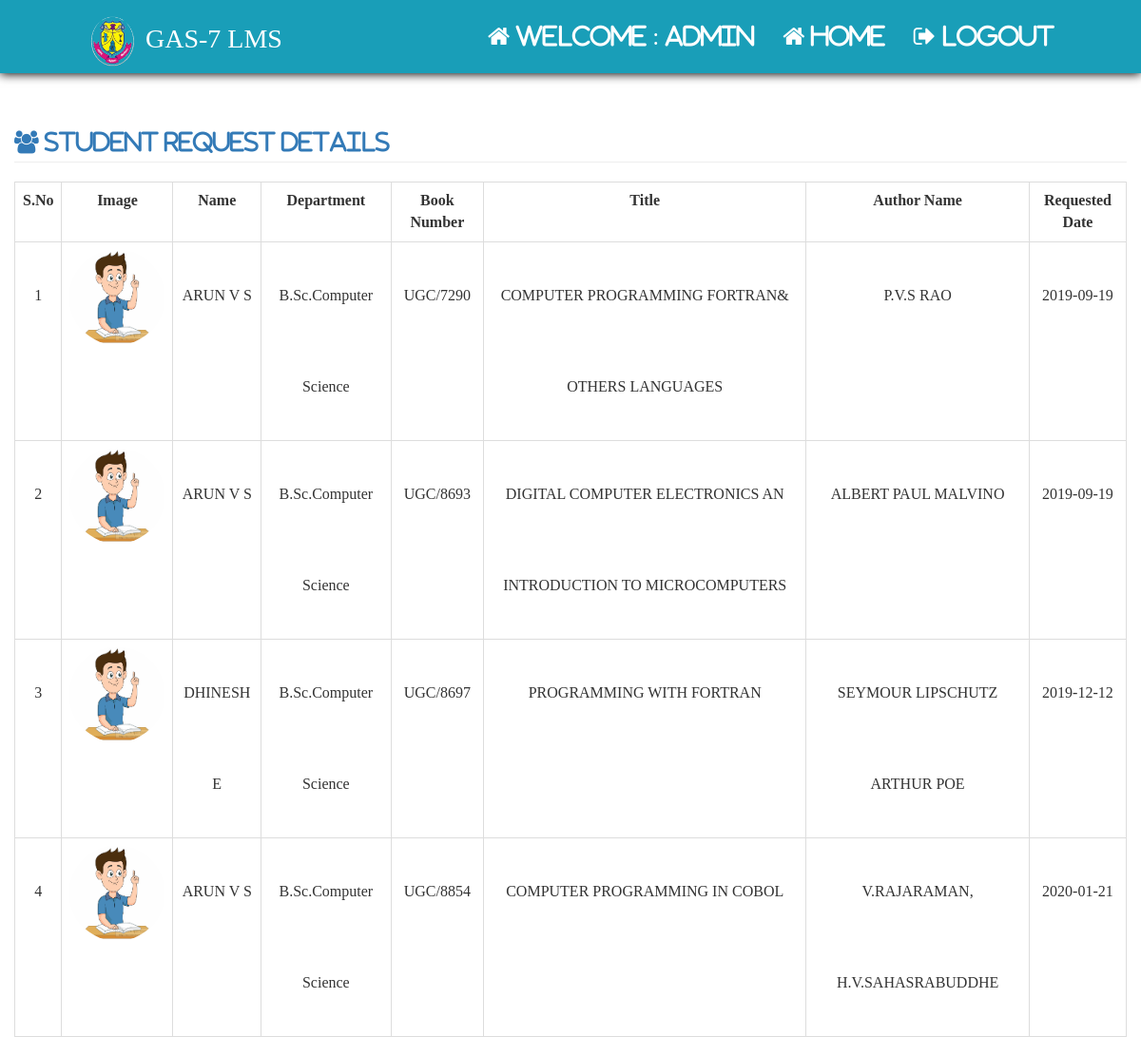
The page /admin/__admin_student_requested_details.php (signed in) on the database its author committed.
### tables this page shows
CREATE TABLE `settings` (
  `id` int NOT NULL AUTO_INCREMENT,
  `app_name` varchar(30) NOT NULL,
  `app_decp` varchar(300) DEFAULT NULL,
  `app_logo` varchar(80) NOT NULL,
  `fine` int NOT NULL,
  `fine_stf_days` int NOT NULL,
  `fine_std_days` int NOT NULL,
  `smtp_host` varchar(33) NOT NULL,
  `smtp_port` varchar(10) NOT NULL,
  `smtp_user` varchar(30) NOT NULL,
  `smtp_pass` varchar(30) NOT NULL,
  `smtp_sec_type` enum('ssl','tls') NOT NULL,
  PRIMARY KEY (`id`)
);

CREATE TABLE IF NOT EXISTS `student_barrow_books` (
  `stbid` int(11) NOT NULL AUTO_INCREMENT,
  `st_id` int(11) NOT NULL,
  `bid` int(11) NOT NULL,
  `request_date` date NOT NULL,
  `Return_date` date NOT NULL,
  `today` date NOT NULL,
  `status` int(11) NOT NULL,
  PRIMARY KEY (`stbid`)
);

CREATE TABLE `students` (
  `st_id` int NOT NULL AUTO_INCREMENT,
  `regno` varchar(150) NOT NULL,
  `sname` varchar(150) NOT NULL,
  `gender` enum('male','female') NOT NULL,
  `stemail` varchar(200) DEFAULT NULL,
  `Contact` varchar(12) DEFAULT NULL,
  `did` int NOT NULL,
  `year` varchar(150) NOT NULL,
  `shift` varchar(150) NOT NULL,
  `img` varchar(150) NOT NULL,
  `role` char(20) NOT NULL,
  PRIMARY KEY (`st_id`)
);

CREATE TABLE `department` (
  `did` int NOT NULL AUTO_INCREMENT,
  `dname` varchar(150) NOT NULL,
  PRIMARY KEY (`did`)
);

CREATE TABLE `books` (
  `bid` int NOT NULL AUTO_INCREMENT,
  `sno` varchar(150) NOT NULL,
  `bno` varchar(20) NOT NULL,
  `bcode` varchar(50) DEFAULT NULL,
  `title` varchar(150) NOT NULL,
  `aname` varchar(150) NOT NULL,
  `publication` varchar(150) NOT NULL,
  `price` varchar(150) NOT NULL,
  `alamara` varchar(150) NOT NULL,
  `rack` varchar(150) NOT NULL,
  `status` int NOT NULL,
  `sstatus` int NOT NULL,
  PRIMARY KEY (`bid`)
);

### admin/__admin_student_requested_details.php (the view, shortened to what this page needs)
<?php
	include"../include/config.php";
?>
<html>
	<head>
		<?php
			include"../include/head.php";
		?>
	</head>
	<body>
		<?php include"admin_home_nav.php";?>
		<form method="post" action="<?php echo $_SERVER["PHP_SELF"]?>">
		<div class="col-md-12">
							<?php
			$qry="
					Select books.bid, student_barrow_books.request_date,student_barrow_books.stbid,
  student_barrow_books.Return_date, student_barrow_books.today,
  student_barrow_books.st_id, books.bno, books.title, books.aname,
  books.sstatus, students.regno, students.sname, students.did, students.img,
  students.year, students.shift, books.sno, department.dname, department.did,
  students.st_id, student_barrow_books.bid,students.img
From student_barrow_books Inner Join
  students On students.st_id = student_barrow_books.st_id Inner Join
  department On department.did = students.did Inner Join
  books On student_barrow_books.bid = books.bid
				";
				$res=$con->query($qry);
				if($res->num_rows>0)
				{
					echo"
					<h3 class='page-header text-primary'><i class='fa fa-users'> Student Request details</i></h3>
					<table class='table table-bordered'>
							<tr>
								<th style='text-align:center'>S.No</th>
								<th style='text-align:center'>Image</th>
								<th style='text-align:center'>Name</th>
								<th style='text-align:center'>Department</th>
								<th style='text-align:center'>Book Number</th>
								<th style='text-align:center'>Title</th>
								<th style='text-align:center'>Author Name</th>
								<th style='text-align:center'>Requested Date</th>
							<!--	<th style='text-align:center'>Return Date</th>
								<th style='text-align:center'>Accept Request</th>
								<th style='text-align:center'>Cancel Request</th> -->
							</tr>";
					$i=1;
					while($row=$res->fetch_assoc())
					{
						echo"
							<tr id='hei'>
								<td style='text-align:center; line-height:6' >{$i}</td>
								<td style='text-align:center; line-height:6' ><img src='../{$row['img']}' class='img img-circle image'></td>
								<td style='text-align:center; line-height:6' >{$row['sname']}</td>
								<td style='text-align:center; line-height:6' >{$row['dname']}</td>
								<td style='text-align:center; line-height:6' >{$row['bno']}</td>
								<td style='text-align:center; line-height:6' >{$row['title']}</td>
								<td style='text-align:center; line-height:6' >{$row['aname']}</td>
								<td style='text-align:center; line-height:6' >{$row['request_date']}</td>
								";
								echo"
							</tr>
						";
						$i++;
					}
					echo"
						</table>
					";
				}
				else
				 {
					echo"<div class='alert alert-danger'>No Resule Found...!!!</div>";
				 }
			?>
		</div>
		</form>
	</body>
</html>

### include/head.php (shortened to what this page needs)
<?php
		include "../include/config.php";
		$qry="select app_name from settings";
		$res=$con->query($qry);
		if($res->num_rows>0){
			$row=$res->fetch_assoc();
		}
?>
<link rel="stylesheet" type="text/css" href="../css/bootstrap.min.css">
<link rel="stylesheet" type="text/css" href="../css/style.css">
<link rel="stylesheet" type="text/css" href="../css/font-awesome.min.css">
<link rel="stylesheet" type="text/css" href="../css/_font-awesome.min.css">

### admin/admin_home_nav.php
<nav class="navbar navbar-inverse navbar-fixed-top">
	<div class="container-fluid">
		<div class="navbar-header">
			<a class="navbar-brand"><i class=""><img src="../img/logo.png" width="55px"></i> <?php echo $row["app_name"]; ?></a>
		</div>
		<ul class="nav navbar-nav navbar-right">
			<li><a href="#"><span class="fa fa-home"> Welcome : <?php echo $_SESSION['aname']?></span></a></li>
			<li><a href="admin_home.php"><span class="fa fa-home"> Home</span></a></li>
			<li><a href="../logout.php"><span class="fa fa-sign-out"> Logout</span></a></li>
		</ul>
	</div>
</nav>

### css/style.css (style rules this page uses)
.navbar { position: relative; min-height: 75px; margin-bottom: 20px; border: 1px solid transparent; box-shadow: 0px 1px 10px black; }
.navbar-nav>li>a { padding-top: 25px; padding-bottom:25px; }
body { font-family:Times New Roman; font-size:20px; line-height: 1.42857143; color: #333; background-color: #fff; }
.navbar-inverse .navbar-nav>li>a { color: white; font-size:25px; }
.navbar-brand { float: left; height: 50px; padding: 15px 15px; font-size: 28px; line-height:1.7; }
.navbar-inverse .navbar-brand { color: white; }
.navbar>.container-fluid .navbar-brand { margin-left: 60px; }
.navbar-inverse { background-color:#199EB8; border-color:#199EB8; }
.navbar-right { float: right!important; margin-right: 60px; }

### admin/__admin_student_requested_details.php (style rules this page uses)
.image { height:100px; width:100px; }

### rows shown on the page
settings: app_name "GAS-7 LMS"
student_barrow_books: st.img (picture), st.sname "ARUN V S", department.dname "B.Sc.Computer Science", bid.bno "UGC/7290", bid.title "COMPUTER PROGRAMMING FORTRAN& OTHERS LANGUAGES", bid.aname "P.V.S RAO", request_date "2019-09-19"
student_barrow_books: st.img (picture), st.sname "ARUN V S", department.dname "B.Sc.Computer Science", bid.bno "UGC/8693", bid.title "DIGITAL COMPUTER ELECTRONICS AN INTRODUCTION TO MICROCOMPUTERS", bid.aname "ALBERT PAUL MALVINO", request_date "2019-09-19"
student_barrow_books: st.img (picture), st.sname "DHINESH E", department.dname "B.Sc.Computer Science", bid.bno "UGC/8697", bid.title "PROGRAMMING WITH FORTRAN", bid.aname "SEYMOUR LIPSCHUTZ ARTHUR POE", request_date "2019-12-12"
student_barrow_books: st.img (picture), st.sname "ARUN V S", department.dname "B.Sc.Computer Science", bid.bno "UGC/8854", bid.title "COMPUTER PROGRAMMING IN COBOL", bid.aname "V.RAJARAMAN, H.V.SAHASRABUDDHE", request_date "2020-01-21"

### other values the page prints
$_SESSION['aname'] "admin"
